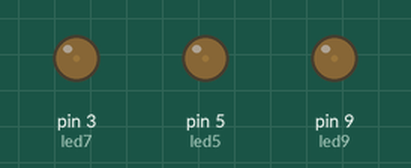
The sketch below on a simulated Arduino Uno, built with avr-gcc and run on an emulated ATmega328P. Parts: output pins drawn as LEDs (lit = HIGH).

Above: at 0.05 s.
At 0.5 s:
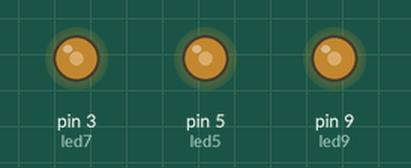
At 0.95 s:
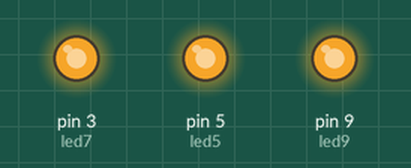
At 1.35 s:
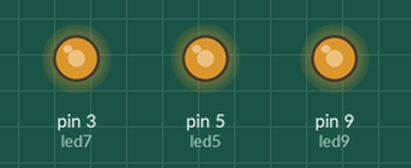
At 1.8 s:
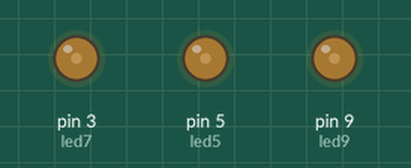
Timing chart, 0 to 4.7 s (numbered marks = the images above):
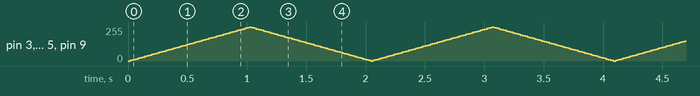

The sketch:

Fade2.ino
```cpp
int led5 = 5;
int led7 = 3;
int led9 = 9;
int brightness = 0;
int fadeAmount = 5;

void setup() {
  pinMode(led5, OUTPUT);
}
void loop(){
  analogWrite(led5, brightness);
  analogWrite(led7, brightness);
  analogWrite(led9, brightness);
  brightness = brightness + fadeAmount;
  if (brightness <= 0 || brightness >=255){
    fadeAmount = - fadeAmount;
    }
  delay(20);
}
```
